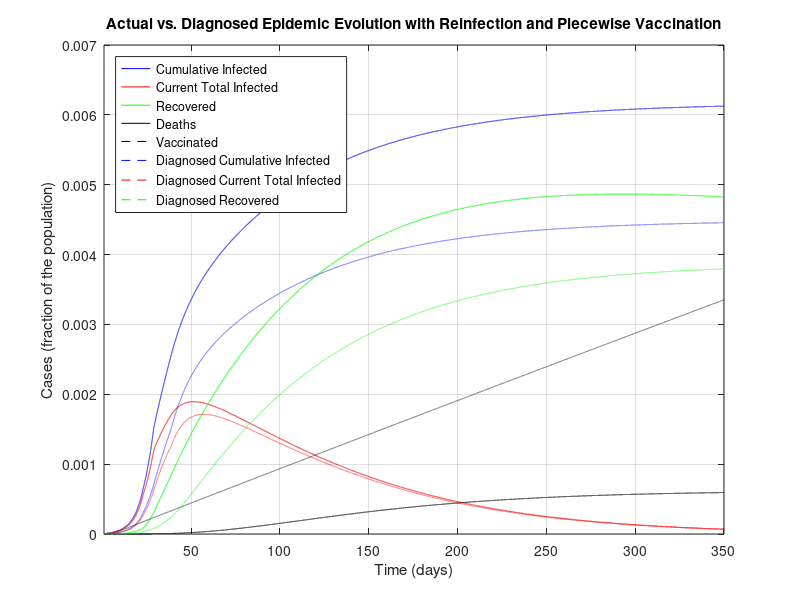
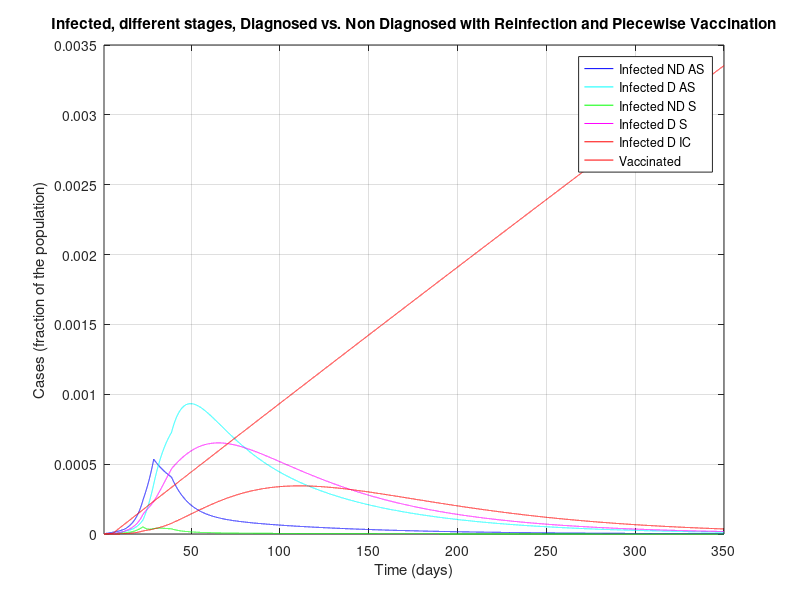
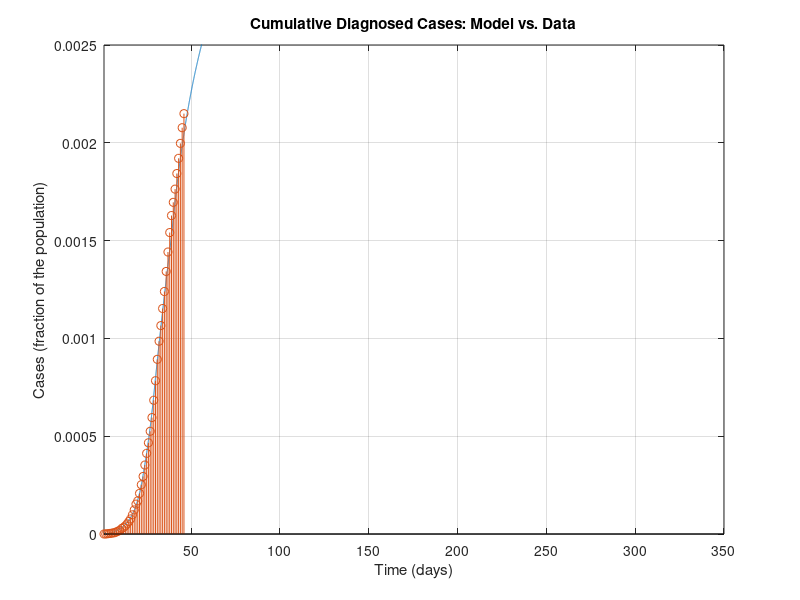
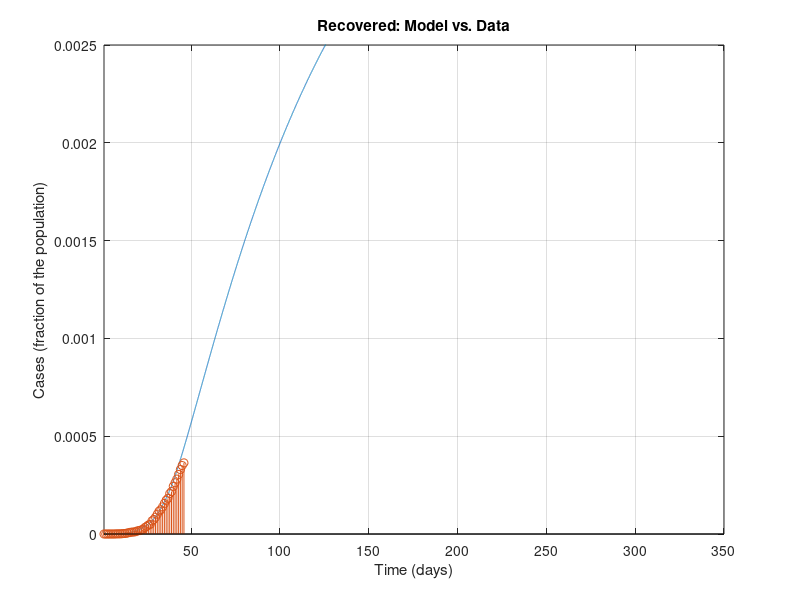

MATLAB code for these plots, in order:
%%%%%%%%%%%%%%%%%%%%%%%%%%%%%%%%%%%%%%%%
%%%%%%%%%%%%%%%%%%%%%%%%%%%%%%%%%%%%%%%%
% MATLAB Code for epidemic simulations with the SIDARTHE model in the work
%
% Based on Modelling the COVID-19 epidemic and implementation of population-wide interventions in Italy
% by Giulia Giordano, Franco Blanchini, Raffaele Bruno, Patrizio Colaneri, Alessandro Di Filippo, Angela Di Matteo, Marta Colaneri
% 
%This code now implements vaccines and reinfection of healed and vaccinated
%people. These modifications were done by Carl Ingebretsen
%%%%%%%%%%%%%%%%%%%%%%%%%%%%%%%%%%%%%%%%
%%%%%%%%%%%%%%%%%%%%%%%%%%%%%%%%%%%%%%%%

clear all
close all
clc

%%%%%%%%%%%%%%%%%%%%%%%%%%%%%%%%%%%%%%%%
% DATA
%%%%%%%%%%%%%%%%%%%%%%%%%%%%%%%%%%%%%%%%

% Italian population
popolazione=60e6;

% Data 20 February - 5 April (46 days):
% Total Cases
CasiTotali = [3 20 79 132 219 322 400 650 888 1128 1694 2036 2502 3089 3858 4636 5883 7375 9172 10149 12462 15113 17660 21157 24747 27980 31506 35713 41035 47021 53578 59138 63927 69176 74386 80539 86498 92472 97689 101739 105792 110574 115242 119827 124632 128948]/popolazione; % D+R+T+E+H_diagnosticati
% Deaths
Deceduti = [0 1 2 2 5 10 12 17 21 29 34 52 79 107 148 197 233 366 463 631 827 1016 1266 1441 1809 2158 2503 2978 3405 4032 4825 5476 6077 6820 7503 8165 9134 10023 10779 11591 12428 13155 13915 14681 15362 15887]/popolazione; % E
% Recovered
Guariti = [0 0 0 1 1 1 3 45 46 50 83 149 160 276 414 523 589 622 724 1004 1045 1258 1439 1966 2335 2749 2941 4025 4440 5129 6072 7024 7432 8326 9362 10361 10950 12384 13030 14620 15729 16847 18278 19758 20996 21815]/popolazione; % H_diagnosticati
% Currently Positive
Positivi = [3 19 77 129 213 311 385 588 821 1049 1577 1835 2263 2706 3296 3916 5061 6387 7985 8514 10590 12839 14955 17750 20603 23073 26062 28710 33190 37860 42681 46638 50418 54030 57521 62013 66414 70065 73880 75528 77635 80572 83049 85388 88274 91246]/popolazione; % D+R+T

% Data 23 February - 5 April (from day 4 to day 46)
% Currently positive: isolated at home
Isolamento_domiciliare = [49 91 162 221 284 412 543 798 927 1000 1065 1155 1060 1843 2180 2936 2599 3724 5036 6201 7860 9268 10197 11108 12090 14935 19185 22116 23783 26522 28697 30920 33648 36653 39533 42588 43752 45420 48134 50456 52579 55270 58320]/popolazione; %D
% Currently positive: hospitalised
Ricoverati_sintomi = [54 99 114 128 248 345 401 639 742 1034 1346 1790 2394 2651 3557 4316 5038 5838 6650 7426 8372 9663 11025 12894 14363 15757 16020 17708 19846 20692 21937 23112 24753 26029 26676 27386 27795 28192 28403 28540 28741 29010 28949]/popolazione; % R
% Currently positive: ICU
Terapia_intensiva = [26 23 35 36 56 64 105 140 166 229 295 351 462 567 650 733 877 1028 1153 1328 1518 1672 1851 2060 2257 2498 2655 2857 3009 3204 3396 3489 3612 3732 3856 3906 3981 4023 4035 4053 4068 3994 3977]/popolazione; %T


%%%%%%%%%%%%%%%%%%%%%%%%%%%%%%%%%%%%%%%%
% PARAMETERS
%%%%%%%%%%%%%%%%%%%%%%%%%%%%%%%%%%%%%%%%

% Simulation horizon: CAN BE MODIFIED AT ONE'S WILL PROVIDED THAT IT IS AT
% LEAST EQUAL TO THE NUMBER OF DAYS FOR WHICH DATA ARE AVAILABLE
Orizzonte = 350;

% Plot yes/no: SET TO 1 IF PDF FIGURES MUST BE GENERATED, 0 OTHERWISE
plotPDF = 0;

% Time-step for Euler discretisation of the continuous-time system
step=0.01;

% Transmission rate due to contacts with UNDETECTED asymptomatic infected
alfa=0.57;
% Transmission rate due to contacts with DETECTED asymptomatic infected
beta=0.0114;
% Transmission rate due to contacts with UNDETECTED symptomatic infected
gamma=0.456;
% Transmission rate due to contacts with DETECTED symptomatic infected
delta=0.0114;

% Detection rate for ASYMPTOMATIC
epsilon=0.171;
% Detection rate for SYMPTOMATIC
theta=0.3705;

% Worsening rate: UNDETECTED asymptomatic infected becomes symptomatic
zeta=0.1254;
% Worsening rate: DETECTED asymptomatic infected becomes symptomatic
eta=0.1254;

% Worsening rate: UNDETECTED symptomatic infected develop life-threatening
% symptoms
mu=0.0171;
% Worsening rate: DETECTED symptomatic infected develop life-threatening
% symptoms
nu=0.0274;

% Mortality rate for infected with life-threatening symptoms
tau=0.01;

% Recovery rate for undetected asymptomatic infected
lambda=0.0342;
% Recovery rate for detected asymptomatic infected
rho=0.0342;
% Recovery rate for undetected symptomatic infected
kappa=0.0171;
% Recovery rate for detected symptomatic infected
xi=0.0171;
% Recovery rate for life-threatened symptomatic infected
sigma=0.0171;

%to add the SIDARTHE-V version add a new constant phi
phi=0.000001;
%phi=0.5;

%Reinfection coefficients
rein=0.0005;
%rein=0.05
rein_vacc=0.0001;
%rein_vacc=0.01


%%%%%%%%%%%%%%%%%%%%%%%%%%%%%%%%%%%%%%%%
% DEFINITIONS
%%%%%%%%%%%%%%%%%%%%%%%%%%%%%%%%%%%%%%%%

% Parameters
r1=epsilon+zeta+lambda;
r2=eta+rho;
r3=theta+mu+kappa;
r4=nu+xi;
r5=sigma+tau;

% Initial R0
R0_iniziale=alfa/r1+beta*epsilon/(r1*r2)+gamma*zeta/(r1*r3)+delta*eta*epsilon/(r1*r2*r4)+delta*zeta*theta/(r1*r3*r4);

% Time horizon
t=1:step:Orizzonte;

% Vectors for time evolution of variables
S=zeros(1,length(t));
I=zeros(1,length(t));
D=zeros(1,length(t));
A=zeros(1,length(t));
R=zeros(1,length(t));
T=zeros(1,length(t));
H=zeros(1,length(t));
H_diagnosticati=zeros(1,length(t)); % DIAGNOSED recovered only!
E=zeros(1,length(t));
%For SIDARTHE-V add a V
V=zeros(1,length(t));

% Vectors for time evolution of actual/perceived Case Fatality Rate
M=zeros(1,length(t));
P=zeros(1,length(t));

%%%%%%%%%%%%%%%%%%%%%%%%%%%%%%%%%%%%%%%%
% INITIAL CONDITIONS
%%%%%%%%%%%%%%%%%%%%%%%%%%%%%%%%%%%%%%%%

I(1)=200/popolazione;
D(1)=20/popolazione;
A(1)=1/popolazione;
R(1)=2/popolazione;
T(1)=0.00;
H(1)=0.00;
E(1)=0.00;
V(1)=0.00;%For SIDARTHE-V
S(1)=1-I(1)-D(1)-A(1)-R(1)-T(1)-H(1)-E(1)-V(1);

H_diagnosticati(1) = 0.00; % DIAGNOSED recovered only
Infetti_reali(1)=I(1)+D(1)+A(1)+R(1)+T(1); % Actual currently infected

M(1)=0;
P(1)=0;

% Whole state vector
%Added a V(1) at the end
x=[S(1);I(1);D(1);A(1);R(1);T(1);H(1);E(1);V(1);H_diagnosticati(1);Infetti_reali(1)];

%%%%%%%%%%%%%%%%%%%%%%%%%%%%%%%%%%%%%%%%
% SIMULATION
%%%%%%%%%%%%%%%%%%%%%%%%%%%%%%%%%%%%%%%%

% "Control" binary variables to compute the new R0 every time a policy has
% changed the parameters
plottato = 0;
plottato1 = 0;
plottato_bis = 0;
plottato_tris = 0;
plottato_quat = 0;

for i=2:length(t)
    
    if (i>4/step) % Basic social distancing (awareness, schools closed)
        alfa=0.4218;
        gamma=0.285;
        beta = 0.0057;
        delta=0.0057;
        if plottato == 0 % Compute the new R0
            r1=epsilon+zeta+lambda;
            r2=eta+rho;
            r3=theta+mu+kappa;
            r4=nu+xi;
            r5=sigma+tau;
            R0_primemisure=alfa/r1+beta*epsilon/(r1*r2)+gamma*zeta/(r1*r3)+delta*eta*epsilon/(r1*r2*r4)+delta*zeta*theta/(r1*r3*r4)
            plottato = 1;
        end
    end
    
    if (i>12/step)
        % Screening limited to / focused on symptomatic subjects
        epsilon=0.1425;
        if plottato1 == 0
            r1=epsilon+zeta+lambda;
            r2=eta+rho;
            r3=theta+mu+kappa;
            r4=nu+xi;
            r5=sigma+tau;
            R0_primemisureeps=alfa/r1+beta*epsilon/(r1*r2)+gamma*zeta/(r1*r3)+delta*eta*epsilon/(r1*r2*r4)+delta*zeta*theta/(r1*r3*r4)
            plottato1 = 1;
        end
    end
    
    if (i>22/step) % Social distancing: lockdown, mild effect
        
        alfa=0.36;
        beta=0.005;
        gamma=0.2;
        delta=0.005;
        
        mu = 0.008;
        nu = 0.015;
        
        zeta=0.034;
        eta=0.034;
        
        lambda=0.08;
        rho=0.0171;
        kappa=0.0171;
        xi=0.0171;
        sigma=0.0171;
        
        if plottato_bis == 0 % Compute the new R0
            r1=epsilon+zeta+lambda;
            r2=eta+rho;
            r3=theta+mu+kappa;
            r4=nu+xi;
            r5=sigma+tau;
            R0_secondemisure=(alfa*r2*r3*r4+epsilon*beta*r3*r4+gamma*zeta*r2*r4+delta*eta*epsilon*r3+delta*zeta*theta*r2)/(r1*r2*r3*r4)
            plottato_bis = 1;
        end
    end
    
    if (i>28/step) % Social distancing: lockdown, strong effect
        
        alfa=0.21;
        gamma=0.11;
        
        if plottato_tris == 0 % Compute the new R0
            r1=epsilon+zeta+lambda;
            r2=eta+rho;
            r3=theta+mu+kappa;
            r4=nu+xi;
            r5=sigma+tau;
            R0_terzemisure=(alfa*r2*r3*r4+epsilon*beta*r3*r4+gamma*zeta*r2*r4+delta*eta*epsilon*r3+delta*zeta*theta*r2)/(r1*r2*r3*r4)
            plottato_tris = 1;
        end
    end
    
    if (i>38/step) % Broader diagnosis campaign
        
        epsilon = 0.2;
        rho=0.02;
        kappa=0.02;
        xi=0.02;
        sigma=0.01;
        
        zeta=0.025;
        eta=0.025;
        
        if plottato_quat == 0 % Compute the new R0
            r1=epsilon+zeta+lambda;
            r2=eta+rho;
            r3=theta+mu+kappa;
            r4=nu+xi;
            r5=sigma+tau;
            R0_quartemisure=(alfa*r2*r3*r4+epsilon*beta*r3*r4+gamma*zeta*r2*r4+delta*eta*epsilon*r3+delta*zeta*theta*r2)/(r1*r2*r3*r4);
            plottato_quat = 1;
        end
    end

    %The code for piecewise vaccination
    if (i>5/step)
        phi=0.00001;
    elseif (i>50/step)
        phi=0.00005;
        %phi=0.001;
    elseif (i>100/step)
        phi=0.0001;
    elseif (i>200/step)
        phi=0.0005;
    end
    
    % Compute the system evolution
    %ADDED A NEW zero to the end of each row and added a tenth row with 
    %B=[-alfa*x(2)-beta*x(3)-gamma*x(4)-delta*x(5)-phi*x(9) 0 0 0 0 0 0 0 0 0 0;
    %    alfa*x(2)+beta*x(3)+gamma*x(4)+delta*x(5) -(epsilon+zeta+lambda)+rein 0 0 0 0 0 0 0 0 0;
    %    0 epsilon  -(eta+rho) 0 0 0 0 0 0 0 0;
    %    0 zeta 0 -(theta+mu+kappa) 0 0 0 0 0 0 0;
    %    0 0 eta theta -(nu+xi) -rein 0 0 0 0 0;
    %    0 0 0 mu nu  -(sigma+tau) 0 0 0 0 0;
    %    0 lambda rho kappa xi sigma 0 0 0 0 0;
    %    0 0 0 0 0 tau 0 0 0 0 0;
    %    phi*x(1) 0 0 0 0 0 0 0 0 0 0;
     %   0 0 rho 0 xi sigma 0 0 0 0 0;
     %   alfa*x(2)+beta*x(3)+gamma*x(4)+delta*x(5) 0 0 0 0 0 0 0 0 0 0];
   % x=x+B*x*step;
    B=[-alfa*x(2)-beta*x(3)-gamma*x(4)-delta*x(5)-phi*x(9) 0 0 0 0 0 0 rein 0 rein_vacc 0;
        alfa*x(2)+beta*x(3)+gamma*x(4)+delta*x(5) -(epsilon+zeta+lambda) 0 0 0 0 0 0 0 0 0;
        0 epsilon  -(eta+rho) 0 0 0 0 0 0 0 0;
        0 zeta 0 -(theta+mu+kappa) 0 0 0 0 0 0 0;
        0 0 eta theta -(nu+xi) 0 0 0 0 0 0;
        0 0 0 mu nu  -(sigma+tau) 0 0 0 0 0;
        0 lambda rho kappa xi sigma -rein 0 0 0 0;
        0 0 0 0 0 tau 0 0 0 0 0;
        phi*x(1) 0 0 0 0 0 0 0 -rein_vacc 0 0;
        0 0 rho 0 xi sigma 0 0 0 0 0;
        alfa*x(2)+beta*x(3)+gamma*x(4)+delta*x(5) 0 0 0 0 0 0 0 0 0 0];
    x=x+B*x*step;
    
    % Update variables
    
    S(i)=x(1);
    I(i)=x(2);
    D(i)=x(3);
    A(i)=x(4);
    R(i)=x(5);
    T(i)=x(6);
    H(i)=x(7);
    E(i)=x(8);
    V(i)=x(9);%added V
    
    H_diagnosticati(i)=x(10);
    Infetti_reali(i)=x(11);
    
    % Update Case Fatality Rate
    
    M(i)=E(i)/(S(1)-S(i));
    P(i)=E(i)/((epsilon*r3+(theta+mu)*zeta)*(I(1)+S(1)-I(i)-S(i))/(r1*r3)+(theta+mu)*(A(1)-A(i))/r3);
    
end

%%%%%%%%%%%%%%%%%%%%%%%%%%%%%%%%%%%%%%%%
% FINAL VALUES
%%%%%%%%%%%%%%%%%%%%%%%%%%%%%%%%%%%%%%%%

% Variables
Sbar=S(length(t));
Ibar=I(length(t));
Dbar=D(length(t));
Abar=A(length(t));
Rbar=R(length(t));
Tbar=T(length(t));
Hbar=H(length(t));
Ebar=E(length(t));
Vbar=V(length(t));

% Case fatality rate
Mbar=M(length(t));
Pbar=P(length(t));

% Case fatality rate from formulas
Mbar1=Ebar/(S(1)-Sbar);
Pbar1=Ebar/((epsilon*r3+(theta+mu)*zeta)*(I(1)+S(1)-Sbar-Ibar)/(r1*r3)+(theta+mu)*(A(1)-Abar)/r3);

%%%%%%%%%%%%%%%%%%%%%%%%%%%%%%%%%%%%%%%%
% FIGURES
%%%%%%%%%%%%%%%%%%%%%%%%%%%%%%%%%%%%%%%%

figure
plot(t,Infetti_reali,'b',t,I+D+A+R+T,'r',t,H,'g',t,E,'k',t,V,'--black')%added V
hold on
plot(t,D+R+T+E+H_diagnosticati,'--b',t,D+R+T,'--r',t,H_diagnosticati,'--g')
xlim([t(1) t(end)])
%ylim([0 0.015])
title('Actual vs. Diagnosed Epidemic Evolution with Reinfection and Piecewise Vaccination')
xlabel('Time (days)')
ylabel('Cases (fraction of the population)')
legend({'Cumulative Infected','Current Total Infected', 'Recovered', 'Deaths','Vaccinated','Diagnosed Cumulative Infected','Diagnosed Current Total Infected', 'Diagnosed Recovered'},'Location','northwest')
grid

if plotPDF==1
    set(gcf, 'PaperUnits', 'centimeters');
    set(gcf, 'PaperPosition', [0 0 24 16]);
    set(gcf, 'PaperSize', [24 16]); % dimension on x axis and y axis resp.
    print(gcf,'-dpdf', ['PanoramicaEpidemiaRealevsPercepita.pdf'])
end
%

figure
plot(t,I,'b',t,D,'c',t,A,'g',t,R,'m',t,T,'r',t,V,'r')
xlim([t(1) t(end)])
%ylim([0 1.1e-3])
title('Infected, different stages, Diagnosed vs. Non Diagnosed with Reinfection and Piecewise Vaccination')
xlabel('Time (days)')
ylabel('Cases (fraction of the population)')
legend({'Infected ND AS', 'Infected D AS', 'Infected ND S', 'Infected D S', 'Infected D IC','Vaccinated'},'Location','northeast')
grid

if plotPDF==1
    set(gcf, 'PaperUnits', 'centimeters');
    set(gcf, 'PaperPosition', [0 0 24 16]);
    set(gcf, 'PaperSize', [24 16]); % dimension on x axis and y axis resp.
    print(gcf,'-dpdf', ['SuddivisioneInfetti.pdf'])
end

%

figure
plot(t,D+R+T+E+H_diagnosticati)
hold on
stem(t(1:1/step:size(CasiTotali,2)/step),CasiTotali)
xlim([t(1) t(end)])
ylim([0 2.5e-3])
title('Cumulative Diagnosed Cases: Model vs. Data')
xlabel('Time (days)')
ylabel('Cases (fraction of the population)')
grid

if plotPDF==1
    set(gcf, 'PaperUnits', 'centimeters');
    set(gcf, 'PaperPosition', [0 0 16 10]);
    set(gcf, 'PaperSize', [16 10]); % dimension on x axis and y axis resp.
    print(gcf,'-dpdf', ['CasiTotali.pdf'])
end
%

figure
plot(t,H_diagnosticati)
hold on
stem(t(1:1/step:size(CasiTotali,2)/step),Guariti)
xlim([t(1) t(end)])
ylim([0 2.5e-3])
title('Recovered: Model vs. Data')
xlabel('Time (days)')
ylabel('Cases (fraction of the population)')
grid

if plotPDF==1
    set(gcf, 'PaperUnits', 'centimeters');
    set(gcf, 'PaperPosition', [0 0 16 10]);
    set(gcf, 'PaperSize', [16 10]); % dimension on x axis and y axis resp.
    print(gcf,'-dpdf', ['Guariti_diagnosticati.pdf'])
end
%

figure
plot(t,E)
hold on
stem(t(1:1/step:size(CasiTotali,2)/step),Deceduti)
xlim([t(1) t(end)])
ylim([0 2.5e-3])
title('Deaths: Model vs. Data - NOTE: EXCLUDED FROM FITTING')
xlabel('Time (days)')
ylabel('Cases (fraction of the population)')
grid

if plotPDF==1
    set(gcf, 'PaperUnits', 'centimeters');
    set(gcf, 'PaperPosition', [0 0 16 10]);
    set(gcf, 'PaperSize', [16 10]); % dimension on x axis and y axis resp.
    print(gcf,'-dpdf', ['Morti.pdf'])
end
%

figure
plot(t,D+R+T)
hold on
stem(t(1:1/step:size(CasiTotali,2)/step),Positivi)
xlim([t(1) t(end)])
ylim([0 2.5e-3])
title('Infected: Model vs. Data')
xlabel('Time (days)')
ylabel('Cases (fraction of the population)')
grid

if plotPDF==1
    set(gcf, 'PaperUnits', 'centimeters');
    set(gcf, 'PaperPosition', [0 0 16 10]);
    set(gcf, 'PaperSize', [16 10]); % dimension on x axis and y axis resp.
    print(gcf,'-dpdf', ['Positivi_diagnosticati.pdf'])
end
%

figure
plot(t,D)
hold on
stem(t(1+3/step:1/step:1+(size(Ricoverati_sintomi,2)+2)/step),Isolamento_domiciliare)
xlim([t(1) t(end)])
ylim([0 2.5e-3])
title('Infected, No Symptoms: Model vs. Data')
xlabel('Time (days)')
ylabel('Cases (fraction of the population)')
grid

if plotPDF==1
    set(gcf, 'PaperUnits', 'centimeters');
    set(gcf, 'PaperPosition', [0 0 16 10]);
    set(gcf, 'PaperSize', [16 10]); % dimension on x axis and y axis resp.
    print(gcf,'-dpdf', ['InfettiAsintomatici_diagnosticati.pdf'])
end
%

figure
plot(t,R)
hold on
stem(t(1+3/step:1/step:1+(size(Ricoverati_sintomi,2)+2)/step),Ricoverati_sintomi)
xlim([t(1) t(end)])
ylim([0 2.5e-3])
title('Infected, Symptoms: Model vs. Data')
xlabel('Time (days)')
ylabel('Cases (fraction of the population)')
grid

if plotPDF==1
    set(gcf, 'PaperUnits', 'centimeters');
    set(gcf, 'PaperPosition', [0 0 16 10]);
    set(gcf, 'PaperSize', [16 10]); % dimension on x axis and y axis resp.
    print(gcf,'-dpdf', ['InfettiSintomatici_diagnosticati_ricoverati.pdf'])
end
%

figure
plot(t,D+R)
hold on
stem(t(1+3/step:1/step:1+(size(Ricoverati_sintomi,2)+2)/step),Isolamento_domiciliare+Ricoverati_sintomi)
xlim([t(1) t(end)])
ylim([0 2.5e-3])
title('Infected, No or Mild Symptoms: Model vs. Data')
xlabel('Time (days)')
ylabel('Cases (fraction of the population)')
grid

if plotPDF==1
    set(gcf, 'PaperUnits', 'centimeters');
    set(gcf, 'PaperPosition', [0 0 16 10]);
    set(gcf, 'PaperSize', [16 10]); % dimension on x axis and y axis resp.
    print(gcf,'-dpdf', ['InfettiNonGravi_diagnosticati.pdf'])
end

%

figure
plot(t,T)
hold on
stem(t(1+3/step:1/step:1+(size(Ricoverati_sintomi,2)+2)/step),Terapia_intensiva)
xlim([t(1) t(end)])
ylim([0 2.5e-3])
title('Infected, Life-Threatening Symptoms: Model vs. Data')
xlabel('Time (days)')
ylabel('Cases (fraction of the population)')
grid

if plotPDF==1
    set(gcf, 'PaperUnits', 'centimeters');
    set(gcf, 'PaperPosition', [0 0 16 10]);
    set(gcf, 'PaperSize', [16 10]); % dimension on x axis and y axis resp.
    print(gcf,'-dpdf', ['InfettiSintomatici_diagnosticati_terapiaintensiva.pdf'])
end

%Plot the vaccinated
figure
plot(t,V)
hold on
%stem(t(1+3/step:1/step:1+(size(Ricoverati_sintomi,2)+2)/step),Terapia_intensiva)
xlim([t(1) t(end)])
ylim([0 2.5e-3])
title('Vaccinated: Model vs. Data')
xlabel('Time (days)')
ylabel('Vaccinated (fraction of the population)')
grid

%if plotPDF==1
    %set(gcf, 'PaperUnits', 'centimeters');
    %set(gcf, 'PaperPosition', [0 0 16 10]);
    %set(gcf, 'PaperSize', [16 10]); % dimension on x axis and y axis resp.
    %print(gcf,'-dpdf', ['InfettiSintomatici_diagnosticati_terapiaintensiva.pdf'])
%end
